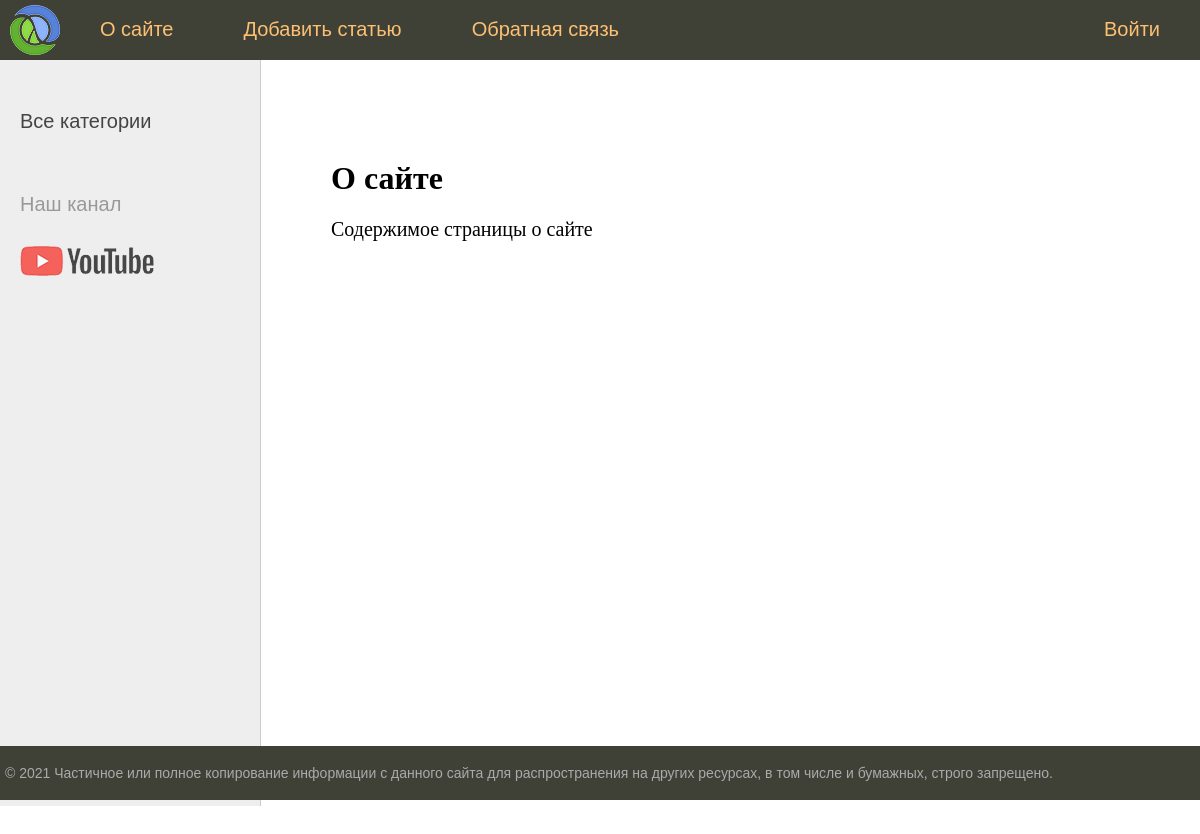
Page /about/ on the earlier database version.
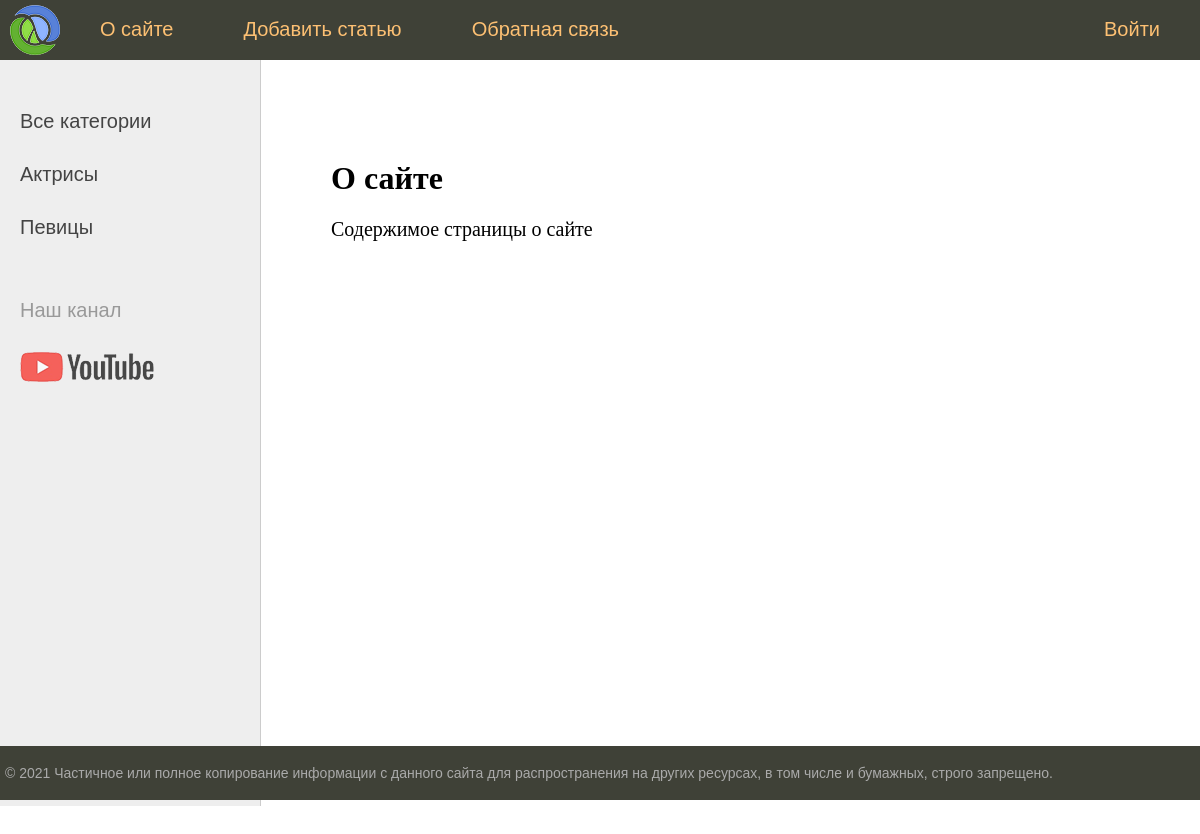
Same page on the later database version.
### women/models.py (models this page shows, shortened)
class Category(models.Model):
    name = models.CharField(max_length=100, db_index=True, verbose_name="Категория")
    def get_absolute_url(self):
        return reverse('category', kwargs={'cat_id': self.pk})
    class Meta:
        verbose_name = 'Категория'
        verbose_name_plural = 'Категории'
        ordering = ['id']

### women/views.py (the view)
# urls.py: path('about/', about, name='about'),
def about(request):
    return render(request, 'women/about.html', {'menu': menu, 'title': 'О сайте'})

### women/templatetags/women_tags.py (called while the page is built)
@register.inclusion_tag('women/list_categories.html')
def show_categories(sort=None, cat_selected=0):
    if not sort:
        cats = Category.objects.all()
    else:
        cats = Category.objects.order_by(sort)
    return {'cats': cats, 'cat_selected': cat_selected}

### women/templates/women/about.html
{% extends 'women/base.html' %}
{% block content %}
<h1>{{title}}</h1>
<p>Содержимое страницы о сайте
{% endblock %}

### women/templates/women/list_categories.html
{% for c in cats %}
	{% if c.pk == cat_selected %}
		<li class="selected">{{c.name}}</li>
	{% else %}
		<li><a href="{{ c.get_absolute_url }}">{{c.name}}</a></li>
	{% endif %}
{% endfor %}

Differences in the rows shown:
added Category: name "Актрисы"
added Category: name "Певицы"
